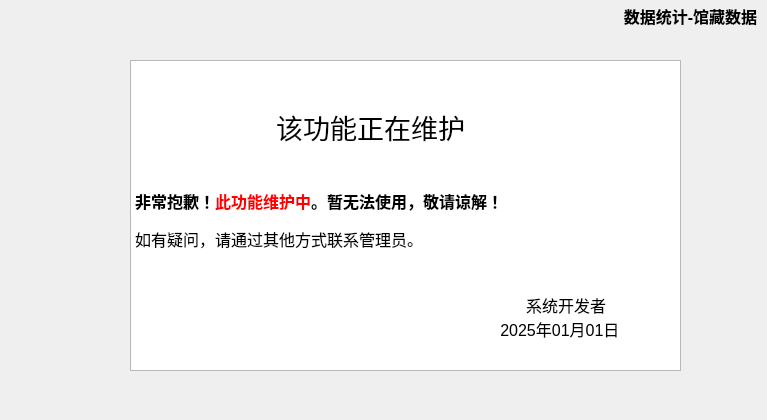
<?xml version="1.0" encoding="UTF-8"?>
<ui version="4.0">
    <class>BookDataForm</class>
    <widget class="QWidget" name="BookDataForm">
        <property name="geometry">
            <rect>
                <x>0</x>
                <y>0</y>
                <width>767</width>
                <height>420</height>
            </rect>
        </property>
        <property name="windowTitle">
            <string>Form</string>
        </property>
        <widget class="QLabel" name="labelTitleShowBookData">
            <property name="geometry">
                <rect>
                    <x>620</x>
                    <y>0</y>
                    <width>141</width>
                    <height>31</height>
                </rect>
            </property>
            <property name="font">
                <font>
                    <pointsize>12</pointsize>
                    <bold>true</bold>
                </font>
            </property>
            <property name="text">
                <string>数据统计-馆藏数据</string>
            </property>
            <property name="alignment">
                <set>Qt::AlignmentFlag::AlignCenter</set>
            </property>
        </widget>
        <widget class="QTextEdit" name="textEdit_3">
            <property name="geometry">
                <rect>
                    <x>130</x>
                    <y>60</y>
                    <width>551</width>
                    <height>311</height>
                </rect>
            </property>
            <property name="readOnly">
                <bool>true</bool>
            </property>
            <property name="html">
                <string>&lt;!DOCTYPE HTML PUBLIC &quot;-//W3C//DTD HTML 4.0//EN&quot; &quot;http://www.w3.org/TR/REC-html40/strict.dtd&quot;&gt;
                    &lt;html&gt;&lt;head&gt;&lt;meta name=&quot;qrichtext&quot; content=&quot;1&quot; /&gt;&lt;meta
                    charset=&quot;utf-8&quot; /&gt;&lt;style type=&quot;text/css&quot;&gt;
                    p, li { white-space: pre-wrap; }
                    hr { height: 1px; border-width: 0; }
                    li.unchecked::marker { content: &quot;\2610&quot;; }
                    li.checked::marker { content: &quot;\2612&quot;; }
                    &lt;/style&gt;&lt;/head&gt;&lt;body style=&quot; font-family:'Microsoft YaHei UI'; font-size:9pt;
                    font-weight:400; font-style:normal;&quot;&gt;
                    &lt;p style=&quot; margin-top:0px; margin-bottom:0px; margin-left:0px; margin-right:0px;
                    -qt-block-indent:0; text-indent:0px;&quot;&gt; &lt;/p&gt;
                    &lt;p align=&quot;center&quot; style=&quot; margin-top:0px; margin-bottom:0px; margin-left:0px;
                    margin-right:0px; -qt-block-indent:0; text-indent:0px;&quot;&gt;&lt;span style=&quot;
                    font-size:20pt;&quot;&gt;该功能正在维护&lt;/span&gt; &lt;/p&gt;
                    &lt;p style=&quot; margin-top:0px; margin-bottom:0px; margin-left:0px; margin-right:0px;
                    -qt-block-indent:0; text-indent:0px;&quot;&gt; &lt;/p&gt;
                    &lt;p style=&quot; margin-top:0px; margin-bottom:0px; margin-left:0px; margin-right:0px;
                    -qt-block-indent:0; text-indent:0px;&quot;&gt; &lt;/p&gt;
                    &lt;p style=&quot; margin-top:0px; margin-bottom:0px; margin-left:0px; margin-right:0px;
                    -qt-block-indent:0; text-indent:0px;&quot;&gt; &lt;/p&gt;
                    &lt;p style=&quot; margin-top:0px; margin-bottom:0px; margin-left:0px; margin-right:0px;
                    -qt-block-indent:0; text-indent:0px;&quot;&gt;&lt;span style=&quot; font-size:12pt; font-weight:700;&quot;&gt;非常抱歉！&lt;/span&gt;&lt;span
                    style=&quot; font-size:12pt; font-weight:700; color:#ff0000;&quot;&gt;此功能维护中&lt;/span&gt;&lt;span
                    style=&quot; font-size:12pt; font-weight:700;&quot;&gt;。暂无法使用，敬请谅解！&lt;/span&gt; &lt;/p&gt;
                    &lt;p style=&quot; margin-top:0px; margin-bottom:0px; margin-left:0px; margin-right:0px;
                    -qt-block-indent:0; text-indent:0px;&quot;&gt; &lt;/p&gt;
                    &lt;p style=&quot; margin-top:0px; margin-bottom:0px; margin-left:0px; margin-right:0px;
                    -qt-block-indent:0; text-indent:0px;&quot;&gt;&lt;span style=&quot; font-size:12pt;&quot;&gt;如有疑问，请通过其他方式联系管理员。&lt;/span&gt;
                    &lt;/p&gt;
                    &lt;p style=&quot; margin-top:0px; margin-bottom:0px; margin-left:0px; margin-right:0px;
                    -qt-block-indent:0; text-indent:0px;&quot;&gt; &lt;/p&gt;
                    &lt;p style=&quot; margin-top:0px; margin-bottom:0px; margin-left:0px; margin-right:0px;
                    -qt-block-indent:0; text-indent:0px;&quot;&gt; &lt;/p&gt;
                    &lt;p style=&quot; margin-top:0px; margin-bottom:0px; margin-left:0px; margin-right:0px;
                    -qt-block-indent:0; text-indent:0px;&quot;&gt; &lt;/p&gt;
                    &lt;p align=&quot;right&quot; style=&quot; margin-top:0px; margin-bottom:0px; margin-left:0px;
                    margin-right:0px; -qt-block-indent:0; text-indent:0px;&quot;&gt;&lt;span style=&quot;
                    font-size:12pt;&quot;&gt;系统开发者&lt;/span&gt; &lt;/p&gt;
                    &lt;p align=&quot;right&quot; style=&quot; margin-top:0px; margin-bottom:0px; margin-left:0px;
                    margin-right:0px; -qt-block-indent:0; text-indent:0px;&quot;&gt;&lt;span style=&quot;
                    font-size:12pt;&quot;&gt;2025年01月01日&lt;/span&gt; &lt;/p&gt;&lt;/body&gt;&lt;/html&gt;
                </string>
            </property>
        </widget>
    </widget>
    <resources/>
    <connections/>
</ui>
